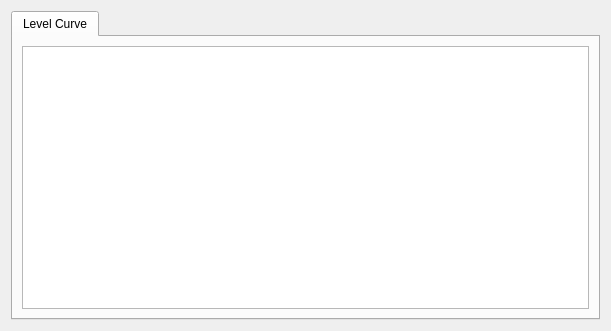
<?xml version="1.0" encoding="UTF-8"?>
<ui version="4.0">
 <class>GameDBEditor</class>
 <widget class="QWidget" name="GameDBEditor">
  <property name="geometry">
   <rect>
    <x>0</x>
    <y>0</y>
    <width>611</width>
    <height>331</height>
   </rect>
  </property>
  <property name="windowTitle">
   <string>Form</string>
  </property>
  <layout class="QVBoxLayout" name="verticalLayout">
   <item>
    <widget class="QTabWidget" name="tabWidget">
     <widget class="QWidget" name="levelCurveTab">
      <attribute name="title">
       <string>Level Curve</string>
      </attribute>
      <layout class="QVBoxLayout" name="verticalLayout_2">
       <item>
        <widget class="QTableView" name="levelCurveTableView"/>
       </item>
      </layout>
     </widget>
    </widget>
   </item>
  </layout>
 </widget>
 <resources/>
 <connections/>
</ui>
